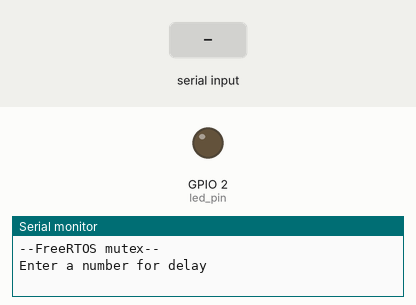
Simulated run of this sketch. Board: ESP32. On the bench: output pins drawn as LEDs (lit = HIGH), the last lines printed to the serial monitor. Dashed ring = blinking. The test bench sets the inputs (shaded band).

Above: at 1.8 s.
1.9 s: "90,45\n" received over Serial
At 6.8 s:
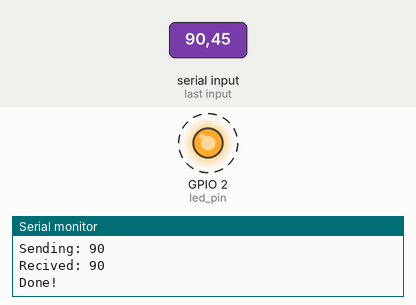
Timing chart, 0 to 10.9 s (numbered marks = the images above; inputs shaded):
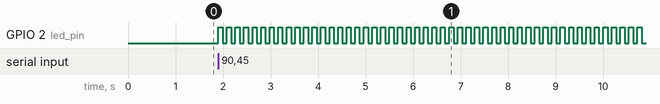

Measured:
- after the input at 1.9 s, GPIO 2 (led_pin): alternates HIGH for 0.09 s and LOW for 0.09 s, starting at once

The sketch:

odc5.ino
```cpp
#if CONFIG_FREERTOS_UNICORE
  static const BaseType_t app_cpu = 0;
#else
  static const BaseType_t app_cpu = 1;
#endif

const int led_pin = 2;
static SemaphoreHandle_t mutex;

void blinkTask(void *parameters){
  int num = *(int*)parameters;

  xSemaphoreGive(mutex);

  Serial.print("Recived: ");
  Serial.println(num);

  pinMode(led_pin, OUTPUT);

  while(1){
    digitalWrite(led_pin, HIGH);
    vTaskDelay(num / portTICK_PERIOD_MS);
    digitalWrite(led_pin, LOW);
    vTaskDelay(num / portTICK_PERIOD_MS);
  }
}

void setup() {

  long int delay_arg;
  Serial.begin(115200);

  vTaskDelay(1000 / portTICK_PERIOD_MS);
  Serial.println();
  Serial.println("--FreeRTOS mutex--");
  Serial.println("Enter a number for delay");

  while(Serial.available() <= 0);

  delay_arg = Serial.parseInt();
  Serial.print("Sending: ");
  Serial.println(delay_arg);

  //create mutex
  mutex = xSemaphoreCreateMutex();

  xSemaphoreTake(mutex, portMAX_DELAY);
  xTaskCreatePinnedToCore(blinkTask, "Task 1", 1024, (void*)&delay_arg, 1, NULL, app_cpu);

  while(xSemaphoreTake(mutex,10) == pdFALSE);
  xSemaphoreGive(mutex);
  Serial.println("Done!");
}

void loop() {
  vTaskDelay(1000 / portTICK_PERIOD_MS);
}
```
